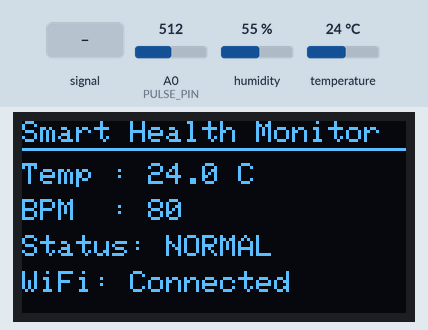
This sketch was run on a simulated ESP8266 (NodeMCU). Shown: 128×64 one-colour display. The inputs (shaded band) are chosen by the test bench; at power-on: temperature 24 °C, A0 (PULSE_PIN) = 512, humidity 55 %. WiFi joins after 1.5 s; servers stay silent unless stated; uploads are accepted with an empty reply; what the sketch prints to the serial monitor is not drawn.

Above: at 4.7 s.
4.8 s: temperature set to 37 °C
At 9.8 s:
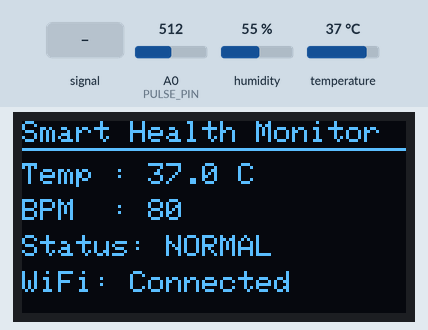
10.7 s: temperature set to 40 °C
At 15.6 s:
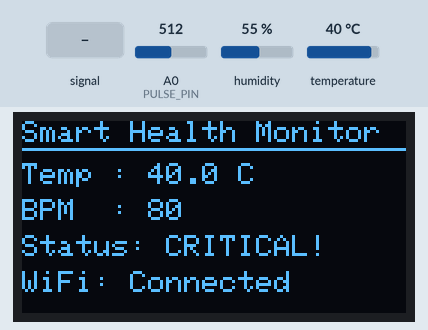
16.6 s: A0 (PULSE_PIN) fed a 200 Hz sine of ±81 counts around its level
At 25.8 s:
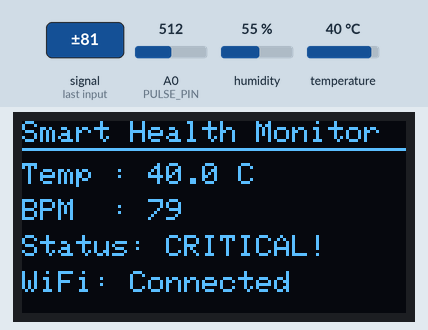
26.1 s: A0 (PULSE_PIN) set to 716
At 30.5 s:
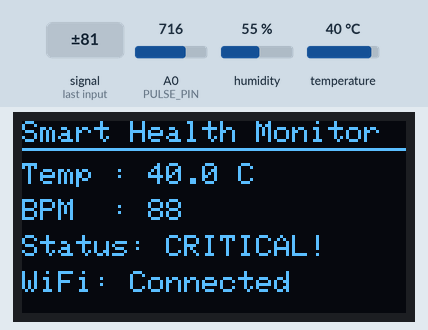
32.0 s: A0 (PULSE_PIN) fed a 1000 Hz sine of ±255 counts around its level
At 36.3 s:
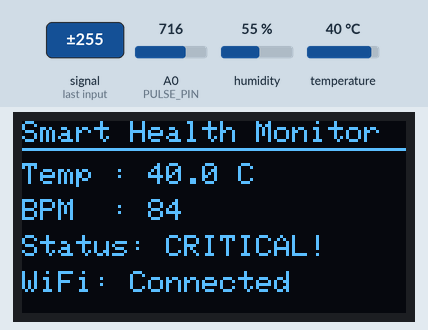
41.8 s: A0 (PULSE_PIN) set to 900
At 46.6 s:
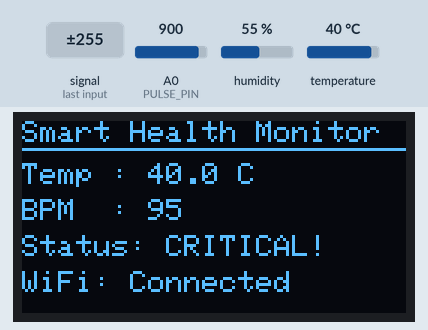
Timing chart, 0 to 48.1 s (numbered marks = the images above; inputs shaded):
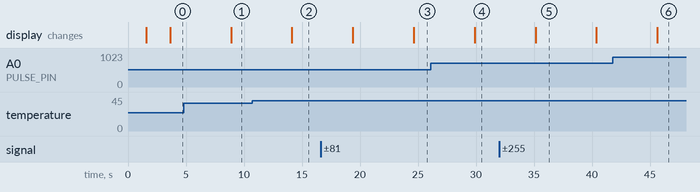

Measured:
- the behaviour switches between 38 and 39 °C on temperature (found by bisection; images 1 and 2)
- after the input at 4.8 s, the display: changes after 4.1 s (image 1)
- after the input at 10.7 s, the display: changes after 3.4 s (image 2)
- after the input at 16.6 s, the display: first changes after 2.8 s (image 3 shows a later state)
- after the input at 26.1 s, the display: changes after 3.8 s (image 4)
- after the input at 32.0 s, the display: changes after 3.1 s (image 5)
- after the input at 41.8 s, the display: changes after 3.8 s (image 6)

The sketch:

esp8266.ino
```cpp
#include <ESP8266WiFi.h>
#include <ESP8266HTTPClient.h>
#include <DHT.h>
#include <Wire.h>
#include <Adafruit_GFX.h>
#include <Adafruit_SSD1306.h>

// ── WiFi Credentials ──────────────────────────────────────
const char* ssid       = "OPPO A59";
const char* password   = "sulueditz";

// ── Flask Server ───────────────────────────────────────────
const char* serverName = "http://10.196.205.60:5000/data";

// ── DHT11 Setup ────────────────────────────────────────────
#define DHTPIN  D4
#define DHTTYPE DHT11
DHT dht(DHTPIN, DHTTYPE);

// ── Pulse Sensor ───────────────────────────────────────────
#define PULSE_PIN A0

// ── OLED Setup (128x64, I2C: SDA=D2, SCL=D1) ──────────────
#define SCREEN_WIDTH 128
#define SCREEN_HEIGHT 64
#define OLED_RESET   -1
Adafruit_SSD1306 display(SCREEN_WIDTH, SCREEN_HEIGHT, &Wire, OLED_RESET);

// ── Helper: show status on OLED ────────────────────────────
void showOLED(float temp, int bpm, bool connected, bool critical) {
  display.clearDisplay();

  // Header
  display.setTextSize(1);
  display.setTextColor(SSD1306_WHITE);
  display.setCursor(0, 0);
  display.println("Smart Health Monitor");
  display.drawLine(0, 9, 127, 9, SSD1306_WHITE);

  // Temperature
  display.setCursor(0, 14);
  display.print("Temp : ");
  display.print(temp, 1);
  display.println(" C");

  // BPM
  display.setCursor(0, 26);
  display.print("BPM  : ");
  display.println(bpm);

  // Status
  display.setCursor(0, 38);
  display.print("Status: ");
  if (critical) {
    display.println("CRITICAL!");
  } else {
    display.println("NORMAL");
  }

  // WiFi
  display.setCursor(0, 50);
  display.print("WiFi: ");
  display.println(connected ? "Connected" : "Offline");

  display.display();
}

void setup() {
  Serial.begin(115200);
  dht.begin();

  // OLED init
  Wire.begin(D2, D1); // SDA, SCL
  if (!display.begin(SSD1306_SWITCHCAPVCC, 0x3C)) {
    Serial.println("OLED not found!");
  } else {
    display.clearDisplay();
    display.setTextSize(1);
    display.setTextColor(SSD1306_WHITE);
    display.setCursor(20, 20);
    display.println("Connecting WiFi...");
    display.display();
  }

  // WiFi connect
  WiFi.begin(ssid, password);
  Serial.print("Connecting");
  while (WiFi.status() != WL_CONNECTED) {
    delay(500);
    Serial.print(".");
  }
  Serial.println("\nConnected to WiFi");

  // Show connected on OLED
  display.clearDisplay();
  display.setCursor(10, 20);
  display.println("WiFi Connected!");
  display.setCursor(10, 35);
  display.println(WiFi.localIP());
  display.display();
  delay(2000);
}

void loop() {
  float temp = dht.readTemperature();
  int   pulseValue = analogRead(PULSE_PIN);
  int   bpm = map(pulseValue, 0, 1023, 60, 100);

  // Validate DHT reading
  if (isnan(temp)) {
    Serial.println("DHT read failed!");
    temp = 0.0;
  }

  // Determine critical
  bool critical = (temp > 38.0 || bpm > 100 || bpm < 60);

  // Serial log
  Serial.print("Temp: "); Serial.print(temp);
  Serial.print(" C | BPM: "); Serial.print(bpm);
  Serial.println(critical ? " | CRITICAL" : " | NORMAL");

  bool wifiOK = (WiFi.status() == WL_CONNECTED);

  // Update OLED (works offline too)
  showOLED(temp, bpm, wifiOK, critical);

  // Send to Flask if WiFi available
  if (wifiOK) {
    WiFiClient client;
    HTTPClient http;

    String url = String(serverName) + "?temp=" + temp + "&bpm=" + bpm;
    http.begin(client, url);
    int httpCode = http.GET();

    Serial.print("Server Response: ");
    Serial.println(httpCode);
    http.end();
  } else {
    Serial.println("WiFi offline - showing on OLED only");
  }

  delay(5000);
}
```
